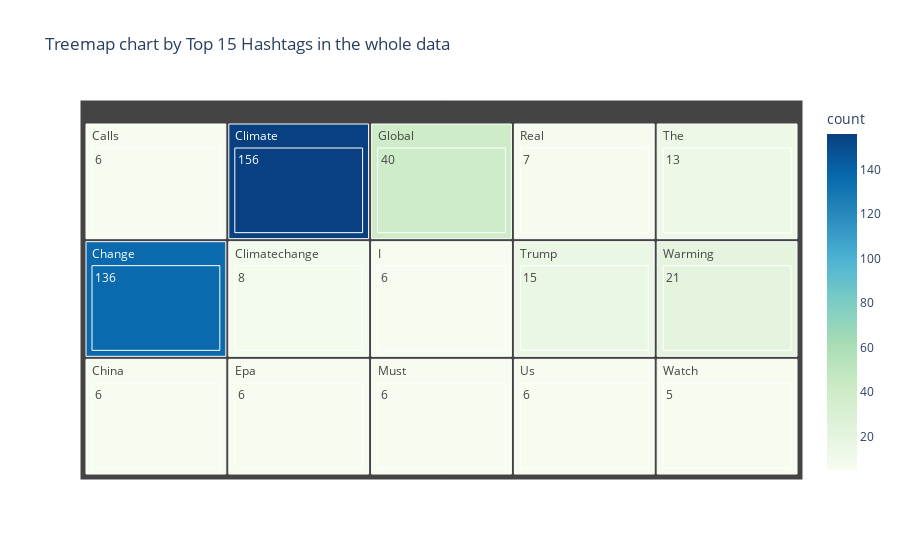

The code cell stored with this chart in its notebook:
### Markdown cell above
#### - Visualizing in a tree map view

### Code cell
fig = px.treemap(hashtag, title='Treemap chart by Top 15 Hashtags in the whole data',
                 path=[hashtag.index, 'count'],color='count', color_continuous_scale=px.colors.sequential.GnBu)
fig.show()

### Figure 1 — Plotly figure (JSON) as saved in the notebook; plotly's stock layout.template omitted (floating-point values rounded to 4 significant figures)
{"data": [{"branchvalues": "total", "customdata": [[5], [6], [6], [6], [6], [6], [6], [7], [8], [13], [15], [21], [40], [136], [156], [6], [136], [6], [156], [8], [6], [40], [6], [6], [7], [13], [15], [6], [21], [5]], "domain": {"x": [0, 1], "y": [0, 1]}, "hovertemplate": "labels=%{label}<br>hashtagscountcount_path_copyhashtags_path_copy=%{value}<br>parent=%{parent}<br>id=%{id}<br>count=%{color}<extra></extra>", "ids": ["Watch/5", "Calls/6", "China/6", "Epa/6", "I/6", "Must/6", "Us/6", "Real/7", "Climatechange/8", "The/13", "Trump/15", "Warming/21", "Global/40", "Change/136", "Climate/156", "Calls", "Change", "China", "Climate", "Climatechange", "Epa", "Global", "I", "Must", "Real", "The", "Trump", "Us", "Warming", "Watch"], "labels": ["5", "6", "6", "6", "6", "6", "6", "7", "8", "13", "15", "21", "40", "136", "156", "Calls", "Change", "China", "Climate", "Climatechange", "Epa", "Global", "I", "Must", "Real", "The", "Trump", "Us", "Warming", "Watch"], "marker": {"coloraxis": "coloraxis", "colors": [5, 6, 6, 6, 6, 6, 6, 7, 8, 13, 15, 21, 40, 136, 156, 6, 136, 6, 156, 8, 6, 40, 6, 6, 7, 13, 15, 6, 21, 5]}, "name": "", "parents": ["Watch", "Calls", "China", "Epa", "I", "Must", "Us", "Real", "Climatechange", "The", "Trump", "Warming", "Global", "Change", "Climate", "", "", "", "", "", "", "", "", "", "", "", "", "", "", ""], "type": "treemap", "values": [1, 1, 1, 1, 1, 1, 1, 1, 1, 1, 1, 1, 1, 1, 1, 1, 1, 1, 1, 1, 1, 1, 1, 1, 1, 1, 1, 1, 1, 1]}], "layout": {"coloraxis": {"colorbar": {"title": {"text": "count"}}, "colorscale": [[0, "rgb(247,252,240)"], [0.125, "rgb(224,243,219)"], [0.25, "rgb(204,235,197)"], [0.375, "rgb(168,221,181)"], [0.5, "rgb(123,204,196)"], [0.625, "rgb(78,179,211)"], [0.75, "rgb(43,140,190)"], [0.875, "rgb(8,104,172)"], [1, "rgb(8,64,129)"]]}, "legend": {"tracegroupgap": 0}, "title": {"text": "Treemap chart by Top 15 Hashtags in the whole data"}}}
